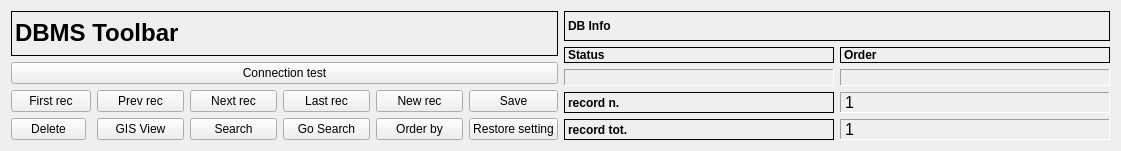
  <widget class="QWidget" name="layoutWidget">
   <property name="geometry">
    <rect>
     <x>11</x>
     <y>11</y>
     <width>1121</width>
     <height>151</height>
    </rect>
   </property>
   <layout class="QGridLayout" name="gridLayout_2">
    <item row="0" column="0">
     <widget class="QLabel" name="label_29">
      <property name="font">
       <font>
        <weight>75</weight>
        <bold>true</bold>
       </font>
      </property>
      <property name="frameShape">
       <enum>QFrame::Panel</enum>
      </property>
      <property name="text">
       <string>&lt;html&gt;&lt;head/&gt;&lt;body&gt;&lt;p&gt;&lt;span style=&quot; font-size:18pt; font-weight:600;&quot;&gt;DBMS Toolbar&lt;/span&gt;&lt;/p&gt;&lt;/body&gt;&lt;/html&gt;</string>
      </property>
     </widget>
    </item>
    <item row="0" column="1" rowspan="3">
     <layout class="QGridLayout" name="gridLayout_5">
      <item row="0" column="0">
       <widget class="QLabel" name="label_42">
        <property name="font">
         <font>
          <weight>75</weight>
          <bold>true</bold>
         </font>
        </property>
        <property name="autoFillBackground">
         <bool>true</bool>
        </property>
        <property name="frameShape">
         <enum>QFrame::Panel</enum>
        </property>
        <property name="text">
         <string>DB Info</string>
        </property>
       </widget>
      </item>
      <item row="2" column="0">
       <layout class="QGridLayout" name="gridLayout_3">
        <item row="1" column="1">
         <widget class="QLabel" name="label_rec_tot">
          <property name="font">
           <font>
            <family>Microsoft Sans Serif</family>
            <pointsize>12</pointsize>
           </font>
          </property>
          <property name="cursor">
           <cursorShape>ForbiddenCursor</cursorShape>
          </property>
          <property name="mouseTracking">
           <bool>false</bool>
          </property>
          <property name="contextMenuPolicy">
           <enum>Qt::DefaultContextMenu</enum>
          </property>
          <property name="frameShape">
           <enum>QFrame::Panel</enum>
          </property>
          <property name="frameShadow">
           <enum>QFrame::Sunken</enum>
          </property>
          <property name="text">
           <string>1</string>
          </property>
         </widget>
        </item>
        <item row="0" column="0">
         <widget class="QLabel" name="label_27">
          <property name="font">
           <font>
            <pointsize>9</pointsize>
            <weight>75</weight>
            <bold>true</bold>
           </font>
          </property>
          <property name="frameShape">
           <enum>QFrame::Panel</enum>
          </property>
          <property name="text">
           <string>record n.</string>
          </property>
          <property name="margin">
           <number>0</number>
          </property>
         </widget>
        </item>
        <item row="0" column="1">
         <widget class="QLabel" name="label_rec_corrente">
          <property name="font">
           <font>
            <family>Microsoft Sans Serif</family>
            <pointsize>12</pointsize>
           </font>
          </property>
          <property name="cursor">
           <cursorShape>ForbiddenCursor</cursorShape>
          </property>
          <property name="mouseTracking">
           <bool>false</bool>
          </property>
          <property name="contextMenuPolicy">
           <enum>Qt::DefaultContextMenu</enum>
          </property>
          <property name="frameShape">
           <enum>QFrame::Panel</enum>
          </property>
          <property name="frameShadow">
           <enum>QFrame::Sunken</enum>
          </property>
          <property name="text">
           <string>1</string>
          </property>
         </widget>
        </item>
        <item row="1" column="0">
         <widget class="QLabel" name="label_28">
          <property name="font">
           <font>
            <pointsize>9</pointsize>
            <weight>75</weight>
            <bold>true</bold>
           </font>
          </property>
          <property name="frameShape">
           <enum>QFrame::Panel</enum>
          </property>
          <property name="text">
           <string>record tot.</string>
          </property>
          <property name="margin">
           <number>0</number>
          </property>
         </widget>
        </item>
       </layout>
      </item>
      <item row="1" column="0">
       <layout class="QGridLayout" name="gridLayout_4">
        <item row="0" column="1">
         <widget class="QLabel" name="label_43">
          <property name="font">
           <font>
            <pointsize>9</pointsize>
            <weight>75</weight>
            <bold>true</bold>
           </font>
          </property>
          <property name="frameShape">
           <enum>QFrame::Panel</enum>
          </property>
          <property name="text">
           <string>Order</string>
          </property>
          <property name="margin">
           <number>0</number>
          </property>
         </widget>
        </item>
        <item row="1" column="1">
         <widget class="QLabel" name="label_sort">
          <property name="font">
           <font>
            <pointsize>10</pointsize>
            <weight>75</weight>
            <bold>true</bold>
           </font>
          </property>
          <property name="cursor">
           <cursorShape>ForbiddenCursor</cursorShape>
          </property>
          <property name="mouseTracking">
           <bool>false</bool>
          </property>
          <property name="contextMenuPolicy">
           <enum>Qt::DefaultContextMenu</enum>
          </property>
          <property name="frameShape">
           <enum>QFrame::Panel</enum>
          </property>
          <property name="frameShadow">
           <enum>QFrame::Sunken</enum>
          </property>
          <property name="text">
           <string/>
          </property>
          <property name="alignment">
           <set>Qt::AlignCenter</set>
          </property>
          <property name="margin">
           <number>0</number>
          </property>
         </widget>
        </item>
        <item row="0" column="0">
         <widget class="QLabel" name="label_34">
          <property name="font">
           <font>
            <pointsize>9</pointsize>
            <weight>75</weight>
            <bold>true</bold>
           </font>
          </property>
          <property name="frameShape">
           <enum>QFrame::Panel</enum>
          </property>
          <property name="text">
           <string>Status</string>
          </property>
          <property name="margin">
           <number>0</number>
          </property>
         </widget>
        </item>
        <item row="1" column="0">
         <widget class="QLabel" name="label_status">
          <property name="minimumSize">
           <size>
            <width>40</width>
            <height>0</height>
           </size>
          </property>
          <property name="font">
           <font>
            <pointsize>10</pointsize>
            <weight>75</weight>
            <bold>true</bold>
           </font>
          </property>
          <property name="cursor">
           <cursorShape>ForbiddenCursor</cursorShape>
          </property>
          <property name="mouseTracking">
           <bool>false</bool>
          </property>
          <property name="contextMenuPolicy">
           <enum>Qt::DefaultContextMenu</enum>
          </property>
          <property name="frameShape">
           <enum>QFrame::Panel</enum>
          </property>
          <property name="frameShadow">
           <enum>QFrame::Sunken</enum>
          </property>
          <property name="text">
           <string/>
          </property>
          <property name="alignment">
           <set>Qt::AlignCenter</set>
          </property>
          <property name="margin">
           <number>0</number>
          </property>
         </widget>
        </item>
       </layout>
      </item>
     </layout>
    </item>
    <item row="1" column="0">
     <widget class="QPushButton" name="pushButton_connect">
      <property name="text">
       <string>Connection test</string>
      </property>
     </widget>
    </item>
    <item row="2" column="0">
     <layout class="QGridLayout" name="gridLayout">
      <property name="sizeConstraint">
       <enum>QLayout::SetNoConstraint</enum>
      </property>
      <item row="0" column="6">
       <widget class="QPushButton" name="pushButton_new_rec">
        <property name="font">
         <font>
          <pointsize>9</pointsize>
         </font>
        </property>
        <property name="toolTip">
         <string>New record</string>
        </property>
        <property name="text">
         <string>New rec</string>
        </property>
        <property name="icon">
         <iconset resource="../../resources/resources.qrc">
          <normaloff>:/icons/newrec.png</normaloff>:/icons/newrec.png</iconset>
        </property>
       </widget>
      </item>
      <item row="0" column="5">
       <widget class="QPushButton" name="pushButton_last_rec">
        <property name="toolTip">
         <string>Last rec</string>
        </property>
        <property name="text">
         <string>Last rec</string>
        </property>
        <property name="icon">
         <iconset resource="../../resources/resources.qrc">
          <normaloff>:/icons/7_rightArrows.png</normaloff>:/icons/7_rightArrows.png</iconset>
        </property>
       </widget>
      </item>
      <item row="0" column="7">
       <widget class="QPushButton" name="pushButton_save">
        <property name="font">
         <font>
          <pointsize>9</pointsize>
         </font>
        </property>
        <property name="toolTip">
         <string>Save</string>
        </property>
        <property name="text">
         <string>Save</string>
        </property>
        <property name="icon">
         <iconset resource="../../resources/resources.qrc">
          <normaloff>:/icons/b_save.png</normaloff>:/icons/b_save.png</iconset>
        </property>
        <property name="autoDefault">
         <bool>false</bool>
        </property>
       </widget>
      </item>
      <item row="1" column="5">
       <widget class="QPushButton" name="pushButton_search_go">
        <property name="font">
         <font>
          <pointsize>9</pointsize>
         </font>
        </property>
        <property name="toolTip">
         <string>search !!!</string>
        </property>
        <property name="text">
         <string>Go Search</string>
        </property>
        <property name="icon">
         <iconset resource="../../resources/resources.qrc">
          <normaloff>:/icons/search.png</normaloff>:/icons/search.png</iconset>
        </property>
       </widget>
      </item>
      <item row="1" column="6">
       <widget class="QPushButton" name="pushButton_sort">
        <property name="font">
         <font>
          <pointsize>9</pointsize>
         </font>
        </property>
        <property name="toolTip">
         <string>Order by</string>
        </property>
        <property name="text">
         <string>Order by</string>
        </property>
        <property name="icon">
         <iconset resource="../../resources/resources.qrc">
          <normaloff>:/icons/sort.png</normaloff>:/icons/sort.png</iconset>
        </property>
       </widget>
      </item>
      <item row="1" column="7">
       <widget class="QPushButton" name="pushButton_view_all">
        <property name="font">
         <font>
          <pointsize>9</pointsize>
         </font>
        </property>
        <property name="toolTip">
         <string>View alls records</string>
        </property>
        <property name="text">
         <string>Restore setting</string>
        </property>
        <property name="icon">
         <iconset resource="../../resources/resources.qrc">
          <normaloff>:/icons/view_all.png</normaloff>:/icons/view_all.png</iconset>
        </property>
       </widget>
      </item>
      <item row="1" column="4">
       <widget class="QPushButton" name="pushButton_new_search">
        <property name="font">
         <font>
          <pointsize>9</pointsize>
         </font>
        </property>
        <property name="toolTip">
         <string>new search</string>
        </property>
        <property name="text">
         <string>Search</string>
        </property>
        <property name="icon">
         <iconset resource="../../resources/resources.qrc">
          <normaloff>:/icons/new_search copy.png</normaloff>:/icons/new_search copy.png</iconset>
        </property>
       </widget>
      </item>
      <item row="0" column="3">
       <widget class="QPushButton" name="pushButton_prev_rec">
        <property name="maximumSize">
         <size>
          <width>16777215</width>
          <height>16777215</height>
         </size>
        </property>
        <property name="toolTip">
         <string>Prev rec</string>
        </property>
        <property name="text">
         <string>Prev rec</string>
        </property>
        <property name="icon">
         <iconset resource="../../resources/resources.qrc">
          <normaloff>:/icons/4_leftArrow.png</normaloff>:/icons/4_leftArrow.png</iconset>
        </property>
       </widget>
      </item>
      <item row="1" column="2">
       <widget class="QPushButton" name="pushButton_delete">
        <property name="maximumSize">
         <size>
          <width>75</width>
          <height>16777215</height>
         </size>
        </property>
        <property name="font">
         <font>
          <pointsize>9</pointsize>
         </font>
        </property>
        <property name="toolTip">
         <string>Delete record</string>
        </property>
        <property name="text">
         <string>Delete</string>
        </property>
        <property name="icon">
         <iconset resource="../../resources/resources.qrc">
          <normaloff>:/icons/delete.png</normaloff>:/icons/delete.png</iconset>
        </property>
        <property name="flat">
         <bool>false</bool>
        </property>
       </widget>
      </item>
      <item row="0" column="4">
       <widget class="QPushButton" name="pushButton_next_rec">
        <property name="toolTip">
         <string>Next rec</string>
        </property>
        <property name="text">
         <string>Next rec</string>
        </property>
        <property name="icon">
         <iconset resource="../../resources/resources.qrc">
          <normaloff>:/icons/6_rightArrow.png</normaloff>:/icons/6_rightArrow.png</iconset>
        </property>
       </widget>
      </item>
      <item row="0" column="2">
       <widget class="QPushButton" name="pushButton_first_rec">
        <property name="sizePolicy">
         <sizepolicy hsizetype="Minimum" vsizetype="Ignored">
          <horstretch>0</horstretch>
          <verstretch>0</verstretch>
         </sizepolicy>
        </property>
        <property name="toolTip">
         <string>First rec</string>
        </property>
        <property name="text">
         <string>First rec</string>
        </property>
        <property name="icon">
         <iconset resource="../../resources/resources.qrc">
          <normaloff>:/icons/5_leftArrows.png</normaloff>:/icons/5_leftArrows.png</iconset>
        </property>
       </widget>
      </item>
      <item row="1" column="3">
       <widget class="QPushButton" name="toolButtonGis">
        <property name="text">
         <string>GIS View</string>
        </property>
        <property name="checkable">
         <bool>true</bool>
        </property>
        <property name="checked">
         <bool>false</bool>
        </property>
       </widget>
      </item>
     </layout>
    </item>
   </layout>
  </widget>
